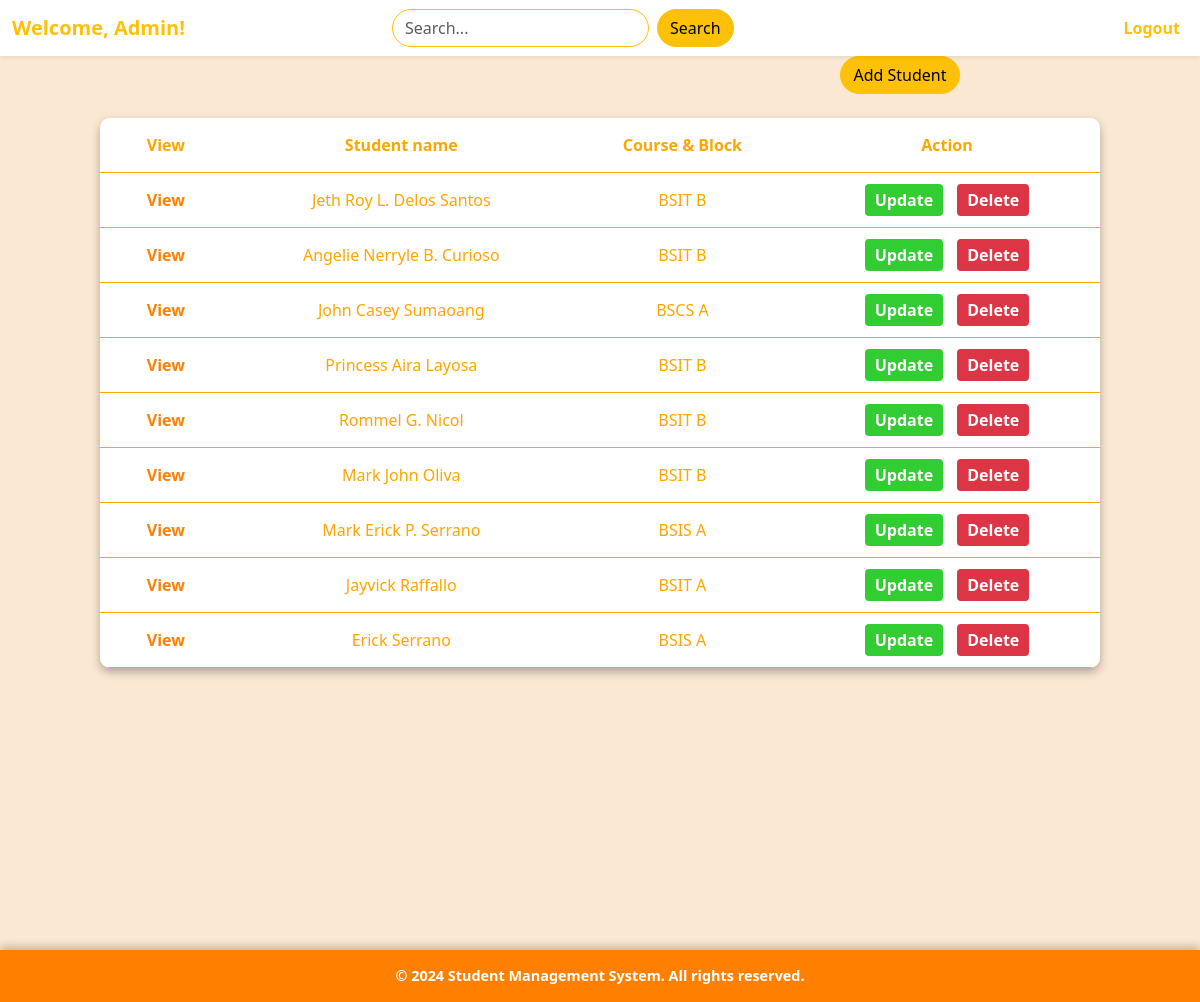
Page /adminPage.php (signed in) on the committed database.
### tables this page shows
CREATE TABLE `students` (
  `students_id` int(11) NOT NULL,
  `student_name` varchar(255) NOT NULL,
  `contact_number` varchar(13) NOT NULL DEFAULT 'N/A',
  `gender` varchar(55) NOT NULL,
  `address` varchar(255) NOT NULL,
  `birth_date` date NOT NULL,
  `course` varchar(255) NOT NULL,
  `year` varchar(100) NOT NULL,
  `block` varchar(255) NOT NULL,
  `date_of_entry` date NOT NULL DEFAULT current_timestamp(),
  `status` char(1) NOT NULL DEFAULT 'r' COMMENT 'r - regular\r\ni - irregular\r\ng - graduate',
  `user_type` char(1) NOT NULL DEFAULT 's' COMMENT 's - student'
);

### adminPage.php (the view, shortened to what this page needs)
<?php
include 'server/connection.php';
$searchTerm = isset($_GET['search']) ? trim($_GET['search']) : '';
$sql = "SELECT students_id, student_name, course, block FROM students";
$result = $conn->query($sql);
?>
<!DOCTYPE html>
<html lang="en">
<head>
    <link rel="stylesheet" href="css/userpage.css">
    <link href="https://cdn.jsdelivr.net/npm/bootstrap@5.3.0/dist/css/bootstrap.min.css" rel="stylesheet">
</head>
<body>
<nav class="navbar navbar-expand-lg bg-white shadow-sm">
        <div class="container-fluid">
            <span class="navbar-brand text-warning fw-bold">Welcome, Admin!</span>
            <div class="collapse navbar-collapse" id="navbarContent">
                <form class="d-flex mx-auto" role="search" method="GET">
                    <input class="form-control me-2 rounded-pill border-warning" type="search" id="searchInput" name="search" placeholder="Search..." aria-label="Search" value="<?= htmlspecialchars($searchTerm); ?>">
                    <button class="btn btn-warning rounded-pill" id="searchBtn" type="submit">Search</button>
                </form>
                <ul class="navbar-nav ms-auto">
                    <li class="nav-item">
                        <a class="nav-link text-warning fw-bold" href="logout.php">Logout</a>
                    </li>
                </ul>
            </div>
        </div>
    </nav>
<div class="text-center mb-4" style="padding-left: 50%;" >
    <button type="button" class="btn btn-warning rounded-pill" data-bs-toggle="modal" data-bs-target="#addStudentModal">
        Add Student
    </button>
</div>
    <table>
        <thead>
            <tr>
                <th>View</th>
                <th>Student name</th>
                <th>Course & Block</th>
                <th>Action</th>
            </tr>
        </thead>
        <tbody>
            <?php
            if ($result->num_rows > 0) {
                while ($row = $result->fetch_assoc()) {
                    echo "<tr>";
                    echo "<td><a href='view_student.php?id=" . $row['students_id'] . "'>View</a></td>";
                    echo "<td>" . $row['student_name'] . "</td>";
                    echo "<td>" . $row['course'] . " " . $row['block'] . "</td>";
                    echo "<td><a href='update_student.php?id=" . $row['students_id'] . "' class='update-btn'>Update</a>
                          <a href='delete_student.php?id=" . $row['students_id'] . "' class='delete-btn' onclick='return confirm(\"Are you sure you want to delete this student?\")'>Delete</a></td>";
                    echo "</tr>";
                }
            } else {
                echo "<tr><td colspan='4'>No students found</td></tr>";
            }
            ?>
        </tbody>
    </table>
    <footer>
        &copy; 2024 Student Management System. All rights reserved.
    </footer>
</body>
</html>

### css/userpage.css (style rules this page uses)
body { font-family: 'Roboto', sans-serif; background: linear-gradient(to bottom right, #fae8d2, #fae8d2); color: #ffffff; }
table { width: 90%; max-width: 1000px; margin: 20px auto; border-collapse: collapse; background: white; border-radius: 10px; overflow: hidden; box-shadow: 0 4px 10px rgba(0, 0, 0, 0.3); }
table th, table td { text-align: center; padding: 15px; border-bottom: 1px solid orange; color: orange; }
table th { background: white; color: orange; font-size: 1rem; }
table a { font-weight: bold; border: none; padding: 5px 10px; border-radius: 5px; cursor: pointer; text-decoration: none; color: #ff8000; }
.update-btn, .delete-btn { padding: 5px 10px; text-decoration: none; border-radius: 4px; color: white; margin: 0 5px; }
.update-btn { background-color: limegreen; }
.delete-btn { background-color: #dc3545; }
footer { text-align: center; padding: 15px; background-color: #ff8000; color: white; font-size: 0.9rem; font-weight: bold; box-shadow: 0 -4px 8px rgba(0, 0, 0, 0.2); position: relative; margin-top: 282px; }

### rows in the picture
students: student_name "Jeth Roy L. Delos Santos", course "BSIT", block "B"
students: student_name "Angelie Nerryle B. Curioso", course "BSIT", block "B"
students: student_name "John Casey Sumaoang", course "BSCS", block "A"
students: student_name "Princess Aira Layosa", course "BSIT", block "B"
students: student_name "Rommel G. Nicol", course "BSIT", block "B"
students: student_name "Mark John Oliva", course "BSIT", block "B"
students: student_name "Mark Erick P. Serrano", course "BSIS", block "A"
students: student_name "Jayvick Raffallo", course "BSIT", block "A"
students: student_name "Erick Serrano", course "BSIS", block "A"
